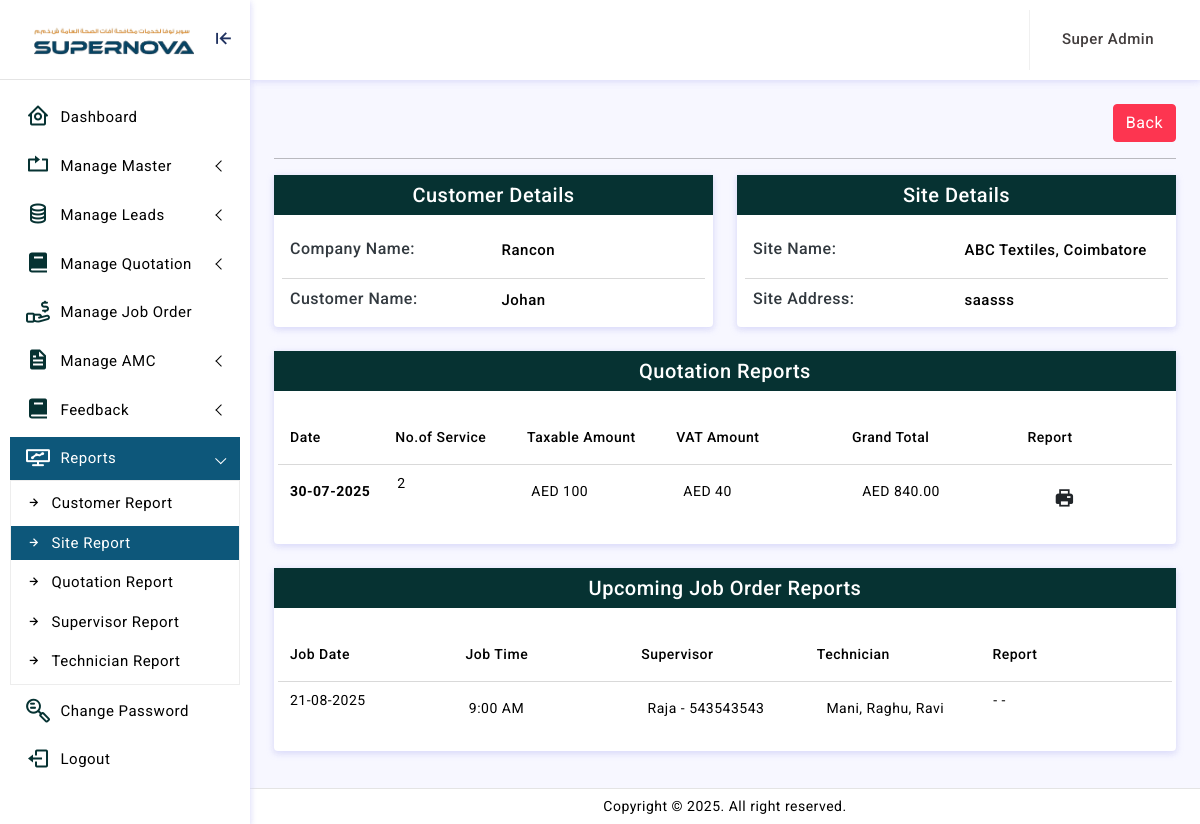
Page /adminln/view-site-report.php?id=2 (signed in) on the committed database.
### tables this page shows
CREATE TABLE `customers` (
  `id` int(11) NOT NULL,
  `company_name` varchar(255) NOT NULL,
  `customer_name` varchar(255) NOT NULL,
  `email` varchar(150) NOT NULL,
  `mobile` varchar(20) NOT NULL,
  `alternate_mobile` varchar(20) NOT NULL,
  `location` text NOT NULL,
  `trn_no` varchar(255) NOT NULL,
  `address` text NOT NULL,
  `city` varchar(150) NOT NULL,
  `status` tinyint(4) NOT NULL,
  `created_by` int(11) NOT NULL,
  `created_datetime` datetime NOT NULL,
  `modified_by` int(11) NOT NULL,
  `modified_datetime` datetime NOT NULL
);

CREATE TABLE `quotation` (
  `id` int(11) NOT NULL,
  `customer_id` int(11) NOT NULL,
  `company_name` varchar(150) NOT NULL,
  `customer_mobile` varchar(150) NOT NULL,
  `site_id` int(11) NOT NULL,
  `site_name` varchar(150) NOT NULL,
  `lead_id` int(11) NOT NULL,
  `service_count` int(11) NOT NULL,
  `location` text NOT NULL,
  `required_date` date NOT NULL,
  `required_time` varchar(150) NOT NULL,
  `quotation_date` date NOT NULL,
  `terms_condition` text NOT NULL,
  `total_amount` varchar(150) NOT NULL,
  `is_reservice` tinyint(4) NOT NULL,
  `is_mail_sent` tinyint(4) NOT NULL,
  `status` tinyint(11) NOT NULL,
  `created_datetime` datetime NOT NULL,
  `modified_datetime` datetime NOT NULL
);

CREATE TABLE `quotation_product` (
  `id` int(11) NOT NULL,
  `quotation_id` int(11) NOT NULL,
  `job_type_id` int(11) NOT NULL,
  `job_type` varchar(150) NOT NULL,
  `duration` varchar(150) NOT NULL,
  `amc_fromdate` date NOT NULL,
  `amc_todate` date NOT NULL,
  `amc_description` text NOT NULL,
  `amount` int(11) NOT NULL,
  `vat` int(11) NOT NULL,
  `total` varchar(150) NOT NULL,
  `description` text NOT NULL,
  `created_datetime` datetime NOT NULL
);

CREATE TABLE `job_order` (
  `id` int(11) NOT NULL,
  `quotation_id` int(11) NOT NULL,
  `customer_id` int(11) NOT NULL,
  `type_of_job` tinyint(4) NOT NULL,
  `company_name` varchar(150) NOT NULL,
  `customer_mobile` varchar(150) NOT NULL,
  `job_order_date` date NOT NULL,
  `site_id` int(11) NOT NULL,
  `site_name` varchar(150) NOT NULL,
  `site_address` text NOT NULL,
  `location` text DEFAULT NULL,
  `supervisor_id` int(11) NOT NULL,
  `supervisor_name` varchar(150) NOT NULL,
  `job_date` date NOT NULL,
  `job_time` varchar(11) NOT NULL,
  `job_description` text NOT NULL,
  `total_amount` varchar(150) NOT NULL,
  `type_of_report` tinyint(4) NOT NULL,
  `is_mail_sent` int(11) NOT NULL,
  `feedback_posted` int(11) NOT NULL,
  `status` tinyint(11) NOT NULL,
  `created_datetime` datetime NOT NULL,
  `modified_datetime` datetime NOT NULL
);

CREATE TABLE `user` (
  `Id` int(11) NOT NULL,
  `user_type` tinyint(4) NOT NULL,
  `UserName` varchar(255) NOT NULL,
  `name` varchar(255) NOT NULL,
  `status` tinyint(4) NOT NULL,
  `Password` varchar(1000) NOT NULL,
  `master_admin` varchar(55) NOT NULL,
  `AddedDate` datetime NOT NULL,
  `UpdatedDate` datetime NOT NULL
);

### adminln/view-site-report.php (the view, shortened to what this page needs)
<?php
function main() {
extract($_REQUEST);
include 'dilg/cnt/join.php';
$ID=$_GET['id'];
?>
<div class="page-breadcrumb d-sm-flex align-items-center mb-3">
<div class="ms-auto">
<div class="col">
<a href="site-report.php" class="btn btn-danger">Back</a>
</div>
</div>
</div>
<hr/>
<?  $select_leads=mysqli_query($conn,"select * from site where id='$ID'");
if(mysqli_num_rows($select_leads)>>0){
 $select_customer=mysqli_query($conn,"select * from customers where id='$customer_id'");
 $row_customer=mysqli_fetch_array($select_customer);
$customer_name=$row_customer['customer_name'];
?>
<form action="#" method="post" enctype="multipart/form-data" onsubmit="return validateForm(this)" name="form1">
<div class="row form-label">
<div class="col-xl-6">
<div class="card border-0 border-4 ">
  <h5 class="p-2 text-center bg-063232 fw-3">Customer Details</h5>
<div class="card-body p-5">
<div class="row g-3">
<?if($company_name!=''){?>
<div class="col-md-6 w-sm-50">
<h6 for="inputFirstName" class="form-label mb-0">Company Name:</h6>
</div>
<div class="col-md-6 w-sm-50">
<p for="client_name" class="client mb-0"><?=$company_name;?> </p>
</div>
<?}if($customer_name!=''){?>
<div class="col-md-6 bdr-tp-gray w-sm-50">
<h6 for="inputFirstName" class="form-label mb-0">Customer Name:</h6>
</div>
<div class="col-md-6 bdr-tp-gray w-sm-50">
<p for="client_name" class="client mb-0"><?=$customer_name;?> </p>
</div>
<? }if($mobile!=''){?>
<div class="col-md-6 bdr-tp-gray w-sm-50">
<h6 for="inputFirstName" class="form-label mb-0">Customer Mobile:</h6>
</div>
<div class="col-md-6 bdr-tp-gray w-sm-50">
<p for="client_name" class="client mb-0"><?=$mobile;?> </p>
</div>
<? }if($email!=''){?>
<div class="col-md-6 bdr-tp-gray w-sm-50">
<h6 for="inputFirstName" class="form-label mb-0">Customer Email:</h6>
</div>
<div class="col-md-6 bdr-tp-gray w-sm-50">
<p for="client_name" class="client mb-0"><?=$email;?> </p>
</div>
<? }
?>
</div>
</div>
</div>
  </div>
<div class="col-xl-6">
<div class="card border-0 border-4 ">
  <h5 class="p-2 text-center bg-063232 fw-3">Site Details</h5>
<div class="card-body p-5">
<div class="row g-3">
<?if($site_name!=''){?>
<div class="col-md-6 w-sm-50">
<h6 for="inputFirstName" class="form-label mb-0">Site Name:</h6>
</div>
<div class="col-md-6 w-sm-50">
<p for="client_name" class="client mb-0"><?=$site_name;?> </p>
</div>
<?}if($site_address!=''){?>
<div class="col-md-6 bdr-tp-gray w-sm-50">
<h6 for="inputFirstName" class="form-label mb-0">Site Address:</h6>
</div>
<div class="col-md-6 bdr-tp-gray w-sm-50">
<p for="client_name" class="client mb-0"><?=$site_address;?> </p>
</div>
<?}if($location!=''){?>
<div class="col-md-6 bdr-tp-gray w-sm-50">
<h6 for="inputFirstName" class="form-label mb-0">Location:</h6>
</div>
<div class="col-md-6 bdr-tp-gray w-sm-50">
<p for="client_name" class="client mb-0"><a href="<?=$location;?>" target="_blank">Go To Location </a></p>
</div>
<?}if($incharge_name!=''){?>
<div class="col-md-6 bdr-tp-gray w-sm-50">
<h6 for="inputFirstName" class="form-label mb-0">Site Incharge Name:</h6>
</div>
<div class="col-md-6 bdr-tp-gray w-sm-50">
<p for="client_name" class="client mb-0"><?=$incharge_name;?></p>
</div>
<?}if($mobile!=''){?>
<div class="col-md-6 bdr-tp-gray w-sm-50">
<h6 for="inputFirstName" class="form-label mb-0">Site Incharge Mobile:</h6>
</div>
<div class="col-md-6 bdr-tp-gray w-sm-50">
<p for="client_name" class="client mb-0"><?=$mobile;?></p>
</div>
<?}if($email!=''){?>
<div class="col-md-6 bdr-tp-gray w-sm-50">
<h6 for="inputFirstName" class="form-label mb-0">Site Incharge Email:</h6>
</div>
<div class="col-md-6 bdr-tp-gray w-sm-50">
<p for="client_name" class="client mb-0"><?=$email;?></p>
</div>
<?}?>
</div>
</div>
</div>
  </div>
<?
$select_quotation_product=mysqli_query($conn,"select * from quotation where site_id='$ID'");
if (mysqli_num_rows($select_quotation_product)>>0) {?>
<div class="col-xl-12">
    <div class="card border-0 border-4 ">
  <h5 class="p-2 text-center bg-063232 fw-3">Quotation Reports</h5>
<div class="card-body p-5">
<div class="row g-2 mt-1 mb-3 ">
<div class="w-12  w50">
<label for="inputLastName" class="form-label mt-20 mb-0">Date</label>
</div>
<div class="w-15 w50 sm-margin-t">
<label for="inputLastName" class="form-label mt-20 mb-0">No.of Service</label>
</div>
<div class="w-17 w50 sm-margin-t">
<label for="inputLastName" class="form-label mt-20 mb-0">Taxable Amount </label>
</div>
  <div class="w-20 w50 sm-margin-t">
<label for="inputLastName" class="form-label mt-20 mb-0">VAT Amount</label>
</div>
<div class="w-20 w50 sm-margin-t">
<label for="inputLastName" class="form-label mt-20 mb-0">Grand Total</label>
</div>
<div class="w-15 w50 sm-margin-t">
<label for="inputLastName" class="form-label mt-20 mb-0">Report</label>
</div>
</div>
<?
while($row_quotation=mysqli_fetch_array($select_quotation_product))
{
$quotation_id=$row_quotation['id'];
$total_amount=$row_quotation['total_amount'];
$service_count=$row_quotation['service_count'];
$quotation_date=$row_quotation['quotation_date'];
$select_quotation_product=mysqli_query($conn,"select * from quotation_product where quotation_id='$quotation_id'");
$vatamt=0;
while ($row_product=mysqli_fetch_array($select_quotation_product)) {
$vat = $row_product['vat'];
  $amount = $row_product['amount'];
$vat_amount = ($amount * $vat) / 100;
$vatamt+=$vat_amount;
}
?>
<div class="row py-2 bdr-tp-gray ">
<div class="w-12 w50">
<p class="my-2"><span class="fw-500"><b><?=date("d-m-Y",strtotime($quotation_date));?></b></span></p>
</div>
<div class="w-15 w50">
<p><?=$service_count; ?></p>
</div>
<div class="w-17 w50 sm-margin-t">
<p class="my-2">AED <?=$amount;?></p>
</div>
<div class="w-20 w50 sm-margin-t">
<p class="my-2">AED <?=$vatamt;?></p>
</div>
<div class="w-20 w50 sm-margin-t">
<p class="my-2">AED <?=$total_amount;?></p>
</div>
<div class="w-15 p-0 w50 sm-margin-t">
<p class="my-2"><a href="export-invoice.php?id=<?=$quotation_id; ?>" target="_blank"  class="btn btn-add btn-sm ms-3" tooltip="Print"><i class="bx bxs-printer"></i></a></p>
</div>
</div>
<?}?>
</div>
</div>
  </div>
<?}?>
<?
$select_upcoming_order=mysqli_query($conn,"select * from job_order where site_id='$ID' and status!=3");
if (mysqli_num_rows($select_upcoming_order)>>0) {?>
<div class="col-xl-12">
    <div class="card border-0 border-4 ">
  <h5 class="p-2 text-center bg-063232 fw-3">Upcoming Job Order Reports</h5>
<div class="card-body p-5">
<div class="row g-2 mt-1 mb-3 ">
<div class="w-20 w50 sm-margin-t">
<label for="inputLastName" class="form-label mt-20 mb-0">Job Date</label>
</div>
<div class="w-20 w50 sm-margin-t">
<label for="inputLastName" class="form-label mt-20 mb-0">Job Time </label>
</div>
  <div class="w-20 w50 sm-margin-t">
<label for="inputLastName" class="form-label mt-20 mb-0">Supervisor</label>
</div>
<div class="w-20 w50 sm-margin-t">
<label for="inputLastName" class="form-label mt-20 mb-0">Technician</label>
</div>
<div class="w-20 w50 sm-margin-t">
<label for="inputLastName" class="form-label mt-20 mb-0">Report</label>
</div>
</div>
<?
while($row_upcoming_job_order=mysqli_fetch_array($select_upcoming_order))
{
$job_order_id=$row_upcoming_job_order['id'];
$job_date=$row_upcoming_job_order['job_date'];
$job_time=$row_upcoming_job_order['job_time'];
$supervisor_id=$row_upcoming_job_order['supervisor_id'];
$service_supervisor=mysqli_query($conn,"select * from user where Id='$supervisor_id'");
$row_supervisor=mysqli_fetch_array($service_supervisor);
$supervisor_name=$row_supervisor['name'];
$supervisor_mobile=$row_supervisor['UserName'];
$select_upcoming_technician=mysqli_query($conn,"select * from technician_log where job_order_id='$job_order_id'");
$technician_name=[];
while($row_upcoming_technican=mysqli_fetch_array($select_upcoming_technician)){
  $technician_name[]=$row_upcoming_technican['technician_name'];
}
if ($technician_name!='') {
$technician_details=implode(", ", $technician_name);
}else{
  $technician_details=" - ";
}
if ($row_upcoming_job_order['type_of_report']!=1) {
 $report_url="export-pestcontrol-report.php?id=$job_order_id";
  $select_report=mysqli_query($conn,"select * from pestcontrol_report where job_order_id='$job_order_id'");
}else{
 $report_url="export-watertank-report.php?id=$job_order_id";
  $select_report=mysqli_query($conn,"select * from watertank_report where job_order_id='$job_order_id'");
}
?>
<div class="row py-2 bdr-tp-gray ">
<div class="w-20 w50">
<p><?=date("d-m-Y",strtotime($job_date));?></p>
</div>
<div class="w-20 w50 sm-margin-t">
<p class="my-2"><?=$job_time;?></p>
</div>
<div class="w-20 w50 sm-margin-t">
<p class="my-2"> <?=$supervisor_name." - ".$supervisor_mobile;?></p>
</div>
<div class="w-20 w50 sm-margin-t">
<p class="my-2"><?=$technician_details;?></p>
</div>
<div class="w-20 p-0 w50 sm-margin-t">
  <?
if (mysqli_num_rows($select_report)>>0) {
  ?>
<p class="my-2"><a href="<?=$report_url;?>" target="_blank"  class="btn btn-add btn-sm ms-3" tooltip="Print"><i class="bx bxs-printer"></i></a></p>
<?}else{ echo " - - ";}?>
</div>
</div>
<?}?>
</div>
</div>
  </div>
<?}?>
  </div>
</form>
<? } else { echo "No Records Found";  } ?>
<?php
}
include 'template.php';
?>

### adminln/assets/css/app.css (style rules this page uses)
body { font-size: 14px; color: #000; letter-spacing: .5px; background: #f7f7ff; overflow-x: hidden; font-family: Roboto, sans-serif }
a { text-decoration: none }
.btn i { vertical-align: middle; font-size: 1.3rem; margin-top: -1em; margin-bottom: -1em; margin-right: 5px }
.client { font-size: 15px; font-weight: 500; color: #000; }
.fw-500 { font-weight: 500; }
.bg-063232 { background: #063232; color: white; }
.bdr-tp-gray { border-top: 1px solid rgba(128, 128, 128, 0.3); padding-top: 10px; }
.w-17 { width: 22%; }
.w-15 { width: 15%; }
.w-12 { width: 12%; }
.w-17 { width: 17%; }
.w-20 { width: 20%; }
.fw-500 { font-weight: 500; color: #000; }

### adminln/assets/css/tooltip.css (style rules this page uses)
[tooltip] { position: relative; }
[tooltip]::before, [tooltip]::after { text-transform: none; font-size: 12px; line-height: 1; user-select: none; pointer-events: none; position: absolute; display: none; opacity: 0; }
[tooltip]::before { content: ''; border: 5px solid transparent; z-index: 1001; }
[tooltip]::after { content: attr(tooltip); font-family: Helvetica, sans-serif; text-align: center; min-width: 3em; max-width: 21em; white-space: nowrap; overflow: hidden; text-overflow: ellipsis; padding: 1ch 1.5ch; border-radius: .3ch; box-shadow: 0 1em 2em -.5em rgba(0, 0, 0, 0.35); background: #333; color: #fff; z-index: 1000; }
[tooltip]:not([flow])::before, [tooltip][flow^="up"]::before { bottom: 100%; border-bottom-width: 0; border-top-color: #333; }
[tooltip]:not([flow])::after, [tooltip][flow^="up"]::after { bottom: calc(100% + 5px); }
[tooltip]:not([flow])::before, [tooltip]:not([flow])::after, [tooltip][flow^="up"]::before, [tooltip][flow^="up"]::after { left: 50%; transform: translate(-50%, -.5em); }

### rows in the picture
customers: customer_name "Johan"
quotation: quotation_date "30-07-2025", service_count "2", quotation_product.amount "100", vatamt "40", total_amount "840.00"
job_order: job_date "21-08-2025", job_time "9:00 AM", user.name "Raja", user.UserName "543543543", technician_details "Mani, Raghu, Ravi"

### other values in the picture
$usertype_name "Super Admin"
$company_name "Rancon"
$site_name "ABC Textiles, Coimbatore"
$site_address "saasss"
